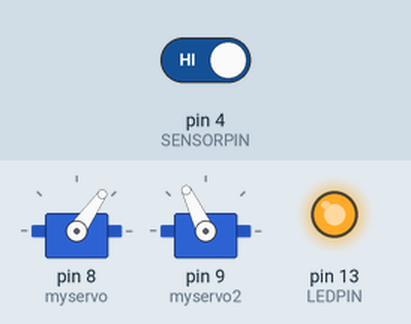
Recording of a sketch running on a simulated Arduino Uno, built with avr-gcc and run on an emulated ATmega328P. Shown: 2 × servo, output pins drawn as LEDs (lit = HIGH). The test bench sets the inputs (shaded band); at power-on: pin 4 (SENSORPIN) HIGH.

Above: at 9.0 s.
9.1 s: pin 4 (SENSORPIN) driven LOW
At 11.8 s:
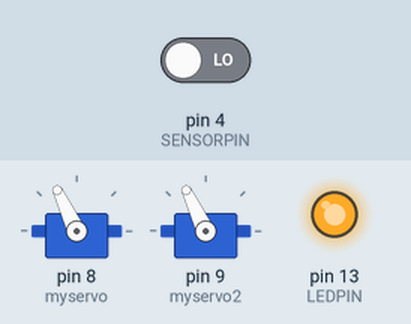
At 12.6 s:
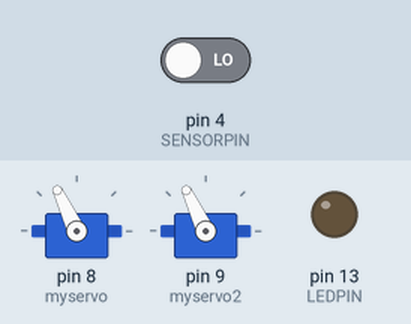
13.9 s: pin 4 (SENSORPIN) driven HIGH
At 15.7 s:
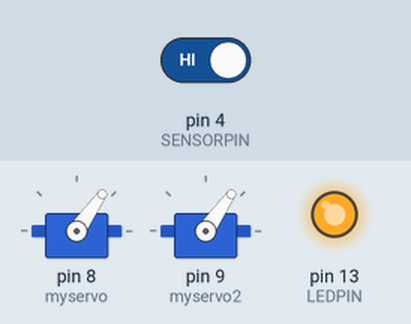
Timing chart, 0 to 25.1 s (numbered marks = the images above; inputs shaded):
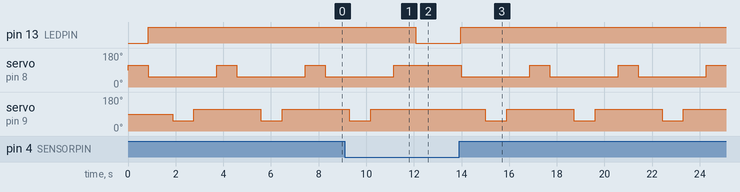

Measured:
- after the input at 9.1 s, pin 13 (LEDPIN): HIGH → LOW after 3.0 s; servo on pin 8 (myservo): goes on until 11.1 s, then stays 115°; servo on pin 9 (myservo2): goes on until 10.2 s, then stays 115°
- after the input at 13.9 s, pin 13 (LEDPIN): LOW → HIGH after 0.07 s; servo on pin 8 (myservo): alternates 115° for 0.84 s and 55° for 2.9 s, starting after 0.09 s; servo on pin 9 (myservo2): alternates 115° for 2.8 s and 55° for 0.89 s, starting after 1.1 s
- by itself, servo on pin 8 (myservo): alternates 115° for 0.84 s and 55° for 2.9 s
- by itself, servo on pin 9 (myservo2): alternates 115° for 2.8 s and 55° for 0.89 s

The sketch:

DOUBLE_APERATURE_flat_marble.ino
```cpp
#include <Servo.h>
Servo myservo, myservo2;  // create servo object to control a servo

#define LEDPIN 13
#define SENSORPIN 4

void setup() {
  //myservo.attach(9);
  // attaches the servo on pin 9 to the servo object
  pinMode(LEDPIN, OUTPUT);
  pinMode(SENSORPIN, INPUT);
}

void loop() {
  myservo.attach(8); //top servo open
  delay(15);
  myservo.write(115);
  delay(125);
  myservo.detach(); //servo stop
  delay(700);


  while(digitalRead(SENSORPIN) == LOW){ //polling for switch
    delay(100); //loop
    digitalWrite(13, LOW);
  }


  digitalWrite(13, HIGH);
  myservo.attach(8);
  delay(15);
  myservo.write(55); //servo close
  delay(300);
  myservo.detach();
  delay(700);


  myservo2.attach(9); //bottom servo open
  delay(15);
  myservo2.write(55);
  delay(175);
  myservo2.detach(); //servo stop
  delay(700);
  myservo2.attach(9);
  delay(15);
  myservo2.write(115); //servo close
  delay(250);
  myservo2.detach();
  delay(700);


  }
```
